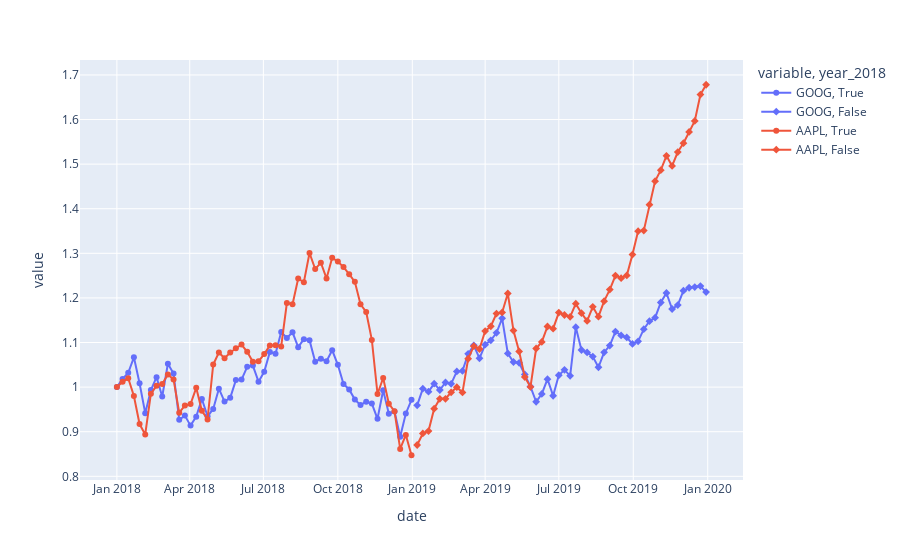

Notebook code cell kept with this figure:
### Code cell
graph = px.line(df, x='date', y=['GOOG','AAPL'], symbol='year_2018')
graph.show()
